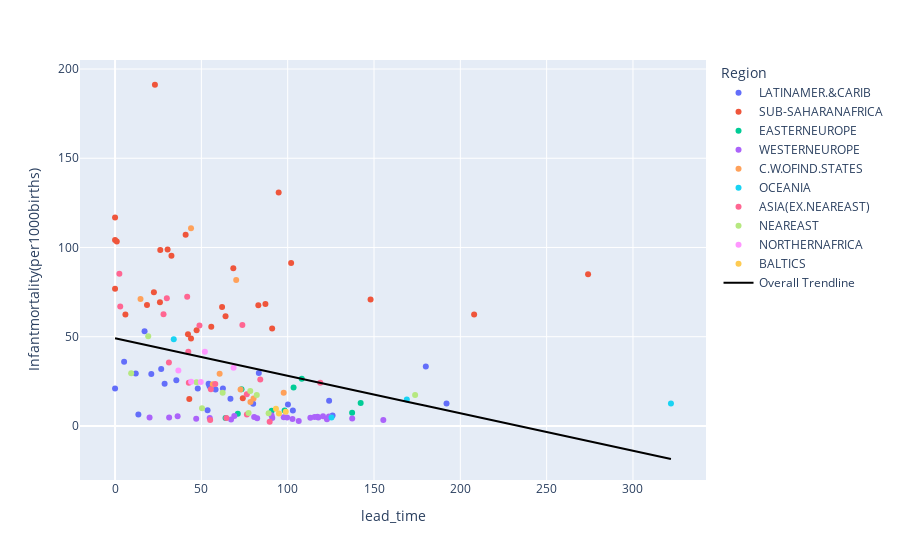

Notebook code for this chart:
### Code cell
fig = px.scatter(concat, x="lead_time", y="Infantmortality(per1000births)", trendline="ols", color='Region', trendline_scope="overall", trendline_color_override="black")
fig.show()

### Figure 1 — Plotly figure (JSON) as saved in the notebook; plotly's stock layout.template omitted (floating-point values rounded to 4 significant figures; data arrays with more than 128 entries replaced by an {"elided": "..."} marker saying what was removed)
{"data": [{"hovertemplate": "Region=LATINAMER.&CARIB<br>lead_time=%{x}<br>Infantmortality(per1000births)=%{y}<extra></extra>", "legendgroup": "LATINAMER.&CARIB", "marker": {"color": "#636efa", "symbol": "circle"}, "mode": "markers", "name": "LATINAMER.&CARIB", "orientation": "v", "showlegend": true, "type": "scatter", "x": [126, 0, 66.85, 17.1, 83.29, 192, 53.6, 62.48, 13.5, 124, 28.7, 103, 5.25, 180, 12, 80, 47.91, 21, 58.22, 26.72, 35.5, 54.2, 100.2, 54.77], "xaxis": "x", "y": [5.89, 21.03, 15.18, 53.11, 29.61, 12.5, 8.8, 20.97, 6.33, 14.15, 23.66, 8.6, 35.93, 33.26, 29.32, 12.36, 20.91, 29.11, 20.47, 31.94, 25.63, 23.57, 11.95, 22.2], "yaxis": "y"}, {"hovertemplate": "Region=SUB-SAHARANAFRICA<br>lead_time=%{x}<br>Infantmortality(per1000births)=%{y}<extra></extra>", "legendgroup": "SUB-SAHARANAFRICA", "marker": {"color": "#EF553B", "symbol": "circle"}, "mode": "markers", "name": "SUB-SAHARANAFRICA", "orientation": "v", "showlegend": true, "type": "scatter", "x": [23.1, 26, 274, 91, 87.1, 22.5, 0, 32.67, 47.25, 42.25, 40.89, 64, 0, 0, 94.78, 148, 43, 1, 208, 44, 30.44, 102, 6, 55.73, 74, 62, 26.2, 18.5, 68.5, 83], "xaxis": "x", "y": [191.2, 69.29, 85, 54.58, 68.26, 74.93, 104.1, 95.32, 53.64, 51.43, 107.2, 61.47, 76.83, 116.8, 130.8, 70.89, 15.03, 103.3, 62.4, 48.98, 98.8, 91.23, 62.5, 55.51, 15.53, 66.61, 98.54, 67.83, 88.29, 67.69], "yaxis": "y"}, {"hovertemplate": "Region=EASTERNEUROPE<br>lead_time=%{x}<br>Infantmortality(per1000births)=%{y}<extra></extra>", "legendgroup": "EASTERNEUROPE", "marker": {"color": "#00cc96", "symbol": "circle"}, "mode": "markers", "name": "EASTERNEUROPE", "orientation": "v", "showlegend": true, "type": "scatter", "x": [103.4, 73.25, 71.12, 98.23, 90.74, 108.2, 142.3, 137.3, 64], "xaxis": "x", "y": [21.52, 20.55, 6.84, 8.57, 8.51, 26.43, 12.89, 7.41, 4.45], "yaxis": "y"}, {"hovertemplate": "Region=WESTERNEUROPE<br>lead_time=%{x}<br>Infantmortality(per1000births)=%{y}<extra></extra>", "legendgroup": "WESTERNEUROPE", "marker": {"color": "#ab63fa", "symbol": "circle"}, "mode": "markers", "name": "WESTERNEUROPE", "orientation": "v", "showlegend": true, "type": "scatter", "x": [47, 117.7, 99.67, 91.07, 137.4, 113.1, 54.85, 67.21, 82.32, 31.33, 117.3, 69.07, 120.4, 155.4, 90.66, 123.9, 20, 97.71, 36.25, 102.8, 80.58, 122.7, 115.6, 106.4], "xaxis": "x", "y": [4.05, 4.66, 4.68, 4.39, 4.16, 4.56, 4.42, 3.57, 4.26, 4.71, 5.13, 5.53, 5.39, 3.31, 5.94, 5.24, 4.7, 4.81, 5.43, 3.89, 5.04, 3.7, 5.05, 2.77], "yaxis": "y"}, {"hovertemplate": "Region=C.W.OFIND.STATES<br>lead_time=%{x}<br>Infantmortality(per1000births)=%{y}<extra></extra>", "legendgroup": "C.W.OFIND.STATES", "marker": {"color": "#FFA15A", "symbol": "circle"}, "mode": "markers", "name": "C.W.OFIND.STATES", "orientation": "v", "showlegend": true, "type": "scatter", "x": [56.62, 70.18, 78.42, 97.68, 60.58, 80.22, 44, 72.69, 14.75], "xaxis": "x", "y": [23.28, 81.74, 13.37, 18.59, 29.21, 15.39, 110.8, 20.34, 71.1], "yaxis": "y"}, {"hovertemplate": "Region=OCEANIA<br>lead_time=%{x}<br>Infantmortality(per1000births)=%{y}<extra></extra>", "legendgroup": "OCEANIA", "marker": {"color": "#19d3f3", "symbol": "circle"}, "mode": "markers", "name": "OCEANIA", "orientation": "v", "showlegend": true, "type": "scatter", "x": [125.4, 322, 34, 169], "xaxis": "x", "y": [4.69, 12.62, 48.52, 14.84], "yaxis": "y"}, {"hovertemplate": "Region=ASIA(EX.NEAREAST)<br>lead_time=%{x}<br>Infantmortality(per1000births)=%{y}<extra></extra>", "legendgroup": "ASIA(EX.NEAREAST)", "marker": {"color": "#FF6692", "symbol": "circle"}, "mode": "markers", "name": "ASIA(EX.NEAREAST)", "orientation": "v", "showlegend": true, "type": "scatter", "x": [28.08, 42.74, 118.9, 31.2, 48.89, 42.42, 55.09, 30, 2.5, 64.5, 73.75, 76.32, 3, 41.79, 58.05, 89.56, 55.49, 76.37, 84.12], "xaxis": "x", "y": [62.6, 24.18, 24.18, 35.6, 56.29, 41.58, 3.26, 71.48, 85.22, 4.39, 56.52, 17.7, 66.98, 72.44, 23.51, 2.29, 20.48, 6.4, 25.95], "yaxis": "y"}, {"hovertemplate": "Region=NEAREAST<br>lead_time=%{x}<br>Infantmortality(per1000births)=%{y}<extra></extra>", "legendgroup": "NEAREAST", "marker": {"color": "#B6E880", "symbol": "circle"}, "mode": "markers", "name": "NEAREAST", "orientation": "v", "showlegend": true, "type": "scatter", "x": [173.8, 77.33, 19.21, 88.95, 82.1, 50.38, 47.16, 78.33, 62.33, 9.333], "xaxis": "x", "y": [17.27, 7.18, 50.25, 7.03, 17.35, 9.95, 24.52, 19.51, 18.61, 29.53], "yaxis": "y"}, {"hovertemplate": "Region=NORTHERNAFRICA<br>lead_time=%{x}<br>Infantmortality(per1000births)=%{y}<extra></extra>", "legendgroup": "NORTHERNAFRICA", "marker": {"color": "#FF97FF", "symbol": "circle"}, "mode": "markers", "name": "NORTHERNAFRICA", "orientation": "v", "showlegend": true, "type": "scatter", "x": [36.67, 68.66, 49.62, 52.03, 44.08], "xaxis": "x", "y": [31, 32.59, 24.6, 41.62, 24.77], "yaxis": "y"}, {"hovertemplate": "Region=BALTICS<br>lead_time=%{x}<br>Infantmortality(per1000births)=%{y}<extra></extra>", "legendgroup": "BALTICS", "marker": {"color": "#FECB52", "symbol": "circle"}, "mode": "markers", "name": "BALTICS", "orientation": "v", "showlegend": true, "type": "scatter", "x": [98.89, 94.94, 93.2], "xaxis": "x", "y": [7.87, 6.89, 9.55], "yaxis": "y"}, {"hovertemplate": "<b>OLS trendline</b><br>Infantmortality(per1000births) = -0.210099 * lead_time + 49.1104<br>R<sup>2</sup>=0.099695<br><br>lead_time=%{x}<br>Infantmortality(per1000births)=%{y} <b>(trend)</b><extra></extra>", "legendgroup": "Overall Trendline", "line": {"color": "black"}, "mode": "lines", "name": "Overall Trendline", "showlegend": true, "type": "scatter", "x": {"elided": "137 float values"}, "xaxis": "x", "y": {"elided": "137 float values"}, "yaxis": "y"}], "layout": {"legend": {"title": {"text": "Region"}, "tracegroupgap": 0}, "margin": {"t": 60}, "xaxis": {"anchor": "y", "domain": [0, 1], "title": {"text": "lead_time"}}, "yaxis": {"anchor": "x", "domain": [0, 1], "title": {"text": "Infantmortality(per1000births)"}}}}
